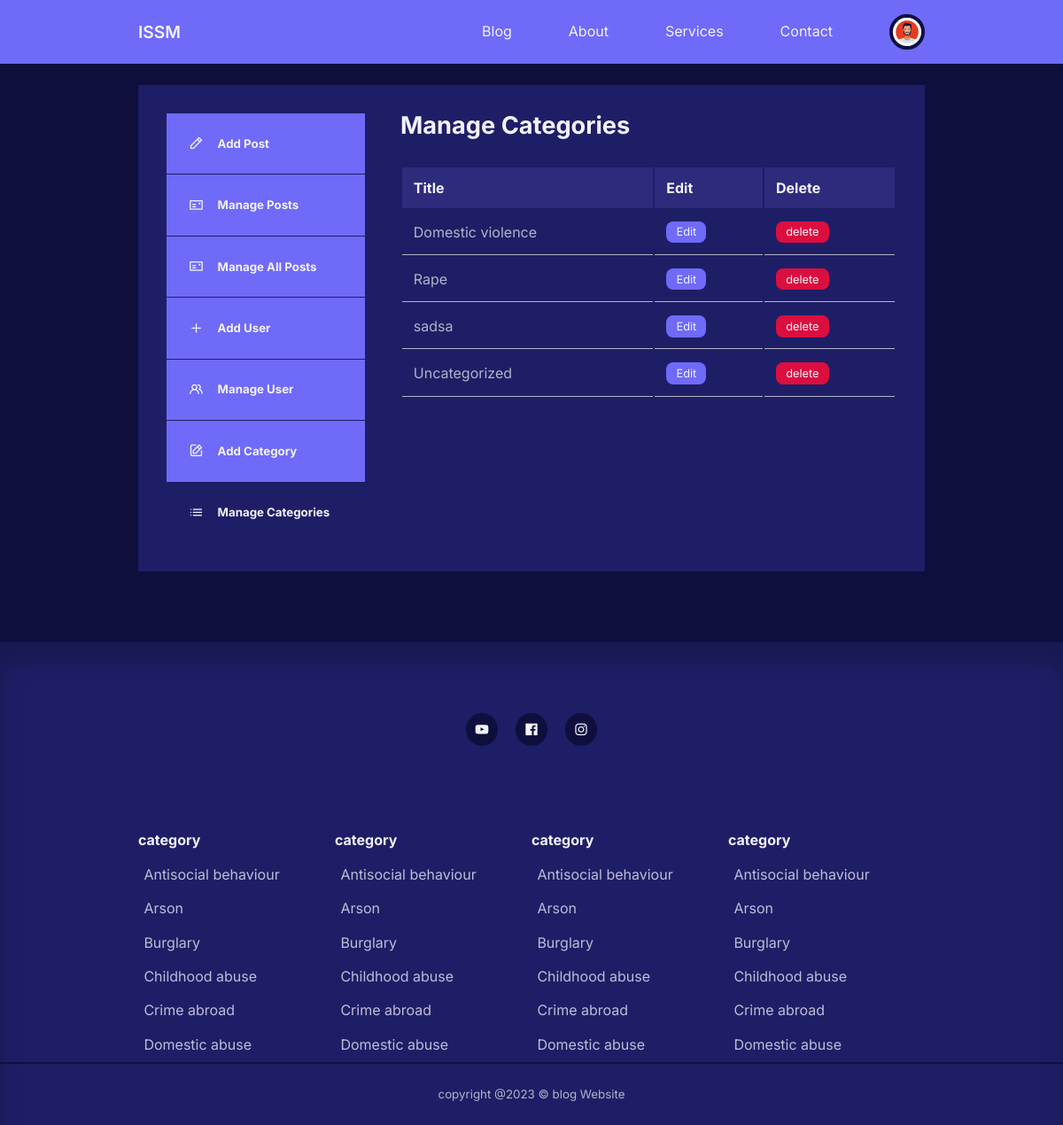
Screenshot of /admin/manage-categories.php (signed in) with the database file from the repository.
### tables this page shows
CREATE TABLE `users` (
  `id` int(11) UNSIGNED NOT NULL,
  `firstname` varchar(50) NOT NULL,
  `lastname` varchar(50) NOT NULL,
  `username` varchar(50) NOT NULL,
  `email` varchar(100) NOT NULL,
  `password` varchar(255) NOT NULL,
  `avatar` varchar(255) NOT NULL,
  `is_admin` tinyint(1) NOT NULL
);

CREATE TABLE `categories` (
  `id` int(11) UNSIGNED NOT NULL,
  `title` varchar(50) NOT NULL,
  `description` text NOT NULL
);

### admin/partials/header.php (called while the page is built, shortened)
<?php
require '../partials/header.php';
?>

### admin/manage-categories.php (the view, shortened to what this page needs)
<?php
include 'partials/header.php';
$query = "SELECT * FROM categories ORDER BY  title ";
$categories = mysqli_query($connection, $query);
?>
<section class="dashboard">
    <div class="container dashboard__container">
        <aside>
            <ul>
                <li>
                    <a href="add-post.php"><i class="uil uil-pen"></i>
                    <h5>Add Post</h5>
                    </a>
                </li>
                <li>
                    <a href="index.php"><i class="uil uil-postcard"></i>
                    <h5>Manage Posts</h5>
                    </a>
                </li>
                <li>
                    <a href="manage-all-post.php" ><i class="uil uil-postcard"></i>
                    <h5>Manage All Posts</h5>
                    </a>
                </li>
                <?php  if(isset($_SESSION['user_is_admin'])): ?>
                <li>
                    <a href="add-user.php"><i class="uil uil-plus"></i>
                    <h5>Add User</h5>
                    </a>
                </li>
                <li>
                    <a href="Manage-user.php"><i class="uil uil-users-alt"></i>
                    <h5>Manage User</h5>
                    </a>
                </li>
                <li>
                    <a href="add-category.php"><i class="uil uil-edit"></i>
                    <h5>Add Category</h5>
                    </a>
                </li>
                <li>
                    <a href="manage-categories.php" class="active"><i class="uil uil-list-ul"></i>
                    <h5>Manage Categories</h5>
                    </a>
                </li>
                <?php endif ?>
            </ul>
            </aside>
            <main>
            <h2> Manage Categories</h2>
            <?php if (mysqli_num_rows($categories) > 0) : ?>
            <table>
                <thead>
                    <tr>
                        <th>Title</th>
                        <th>Edit</th>
                        <th>Delete</th>
                    </tr>
       <tbody>
                        <?php while ($category = mysqli_fetch_assoc($categories)) : ?>
                    <tr>
                        <td> <?= $category['title'] ?></td>
                        <td><a href="<?= ROOT_URL?>admin/edit-category.php? id=<?= $category['id'] ?>" class="btn sm">Edit</a></td>
                        <td><a href="<?= ROOT_URL?>admin/delete-category.php? id=<?= $category['id'] ?> "class="btn sm danger">delete</a></td>
                    </tr>
                        <?php endwhile ?>
                 </tbody>
            </table>
            <?php else : ?>
                <div class="alert_message error"> <?= " No categories found" ?> </div>
            <?php endif ?>
        </main>
    </div>
</section>
<?php
include '../partials/footer.php';
?>

### partials/header.php (shortened to what this page needs)
<?php
require 'config/database.php';
if(isset($_SESSION['user-id'])){
    $id = filter_var($_SESSION['user-id'], FILTER_SANITIZE_NUMBER_INT);
    $query = "SELECT avatar FROM users WHERE id=$id";
    $result =  mysqli_query($connection, $query);
    $avatar = mysqli_fetch_assoc($result);
}
?>
<!DOCTYPE php>
<php lang="en">
<head>
    <link rel="stylesheet" href="<?= ROOT_URL ?>/css/style.css">
    <link rel="stylesheet" href="https://unicons.iconscout.com/release/v4.0.0/css/line.css">
</head>
<body>
    <nav>
        <div class="container nav__container">
            <a href="<?= ROOT_URL ?>" class="nav__logo">ISSM</a>
            <ul class="nav__items">
            <li><a href="<?= ROOT_URL ?>blog.php">Blog</a></li>
            <li><a href="<?= ROOT_URL ?>about.php">About</a></li>
            <li><a href="<?= ROOT_URL ?>services.php">Services</a></li>
            <li><a href="<?= ROOT_URL ?>contact.php">Contact</a></li>
            <?php if(isset($_SESSION['user-id'])): ?>
            <li class="nav__profile">
                <div class="avatar">
                    <img src="<?= ROOT_URL . 'images/' . $avatar['avatar'] ?>">
                </div>
                </li>
                <?php else : ?>
                <li><a href="<?= ROOT_URL ?>signin.php">Signin</a></li>
                <?php endif ?>
            </ul>
        </div>
    </nav>

### css/style.css (style rules this page uses)
* { margin: 0; padding: 0; outline: 0; border: 0; appearance: 0; list-style: none; text-decoration: none; box-sizing: border-box; }
body { font-family: 'Inter', sans-serif; line-height: 1.6; color: var(--color-gray-200); overflow-x: hidden; background: var(--color-bg); font-size: 0.9ms; }
.container { width: var(--container-width-lg); max-width: 1800px; margin-inline: auto; }
section { margin-top: 3rem; width: 100vw; }
h1, h2, h3, h4, h5 { color: var(--color-whte); line-height: 1.3; }
h2 { font-size: 1.7rem; margin: 1rem 0; }
a { color: var(--color-whte); transition: var(--transition); }
img { display: block; width: 100%; object-fit: cover; }
nav { background: var(--color-primary); width: 100vw; height: 4.5rem; position: fixed; top: 0; z-index: 10; box-shadow: 0 1rem 1rem rgba(242, 242, 245, 0.3)0, 0, 0, 0, 0.2; }
.nav__container { height: 100%; display: flex; align-items: center; justify-content: space-between; }
.avatar { width: 2.5rem; height: 2.5rem; border-radius: 50%; overflow: hidden; border: 0.3rem solid var(--color-bg); }
.nav__logo { font-weight: 600; font-size: 1.2rem; }
.nav__items { display: flex; align-items: center; gap: 4rem; }
.nav__profile { position: relative; cursor: pointer; }
.btn { display: inline-block; width: fit-content; padding: 0.6rem 1.2rem; background-color: var(--color-primary); border-radius: var(--card-border-raduis-2); cursor: pointer; transition: var(--transition); color: var(--color-whte); }
.btn.sm { padding: 0.3rem 0.7rem; font-size: 0.8rem; }
.btn.danger { background: var(--color-red); }
.dashboard { margin-top: 6rem; }
.dashboard aside a { background-color: var(--color-primary); display: flex; gap: 1rem; align-items: center; padding: 1.6rem; }
.dashboard__container { display: grid; grid-template-columns: 14rem auto; gap: 1rem; background:var(--color-gray-900); padding: 2rem; margin-bottom: 5rem; }
.dashboard aside ul li:not(:last-child) a { border-bottom: 1px solid var(--color-gray-900); }
.dashboard aside a.active { background-color: var(--color-gray-900); }
.dashboard main { margin-left: 1.5rem; }
.dashboard main h2 { margin: 0 0 2rem 0; line-height: 1; }
.dashboard main table { width: 100%; text-align: left; }
.dashboard main table th { background: var(--color-gray-700); padding: 0.8rem; color: var(--color-whte); }
.dashboard main table td { padding: 0.8rem; border-bottom: 1px solid var(--color-gray-200); }

### rows the page displays
users: avatar (picture)
categories: title "Domestic violence"
categories: title "Rape"
categories: title "sadsa"
categories: title "Uncategorized"
